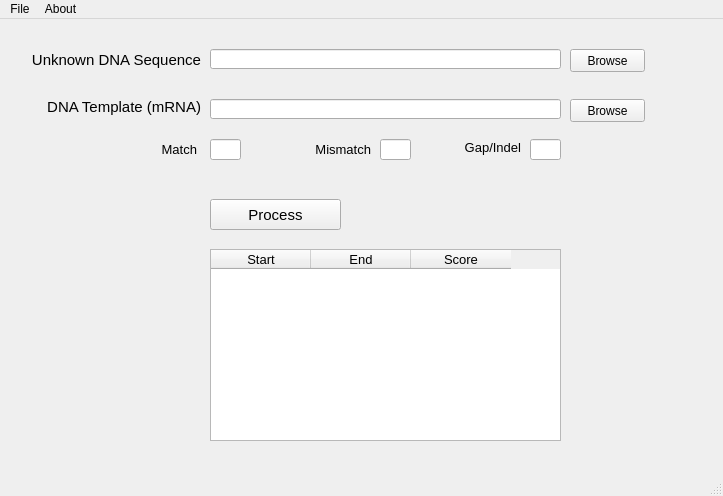
<?xml version="1.0" encoding="UTF-8"?>
<ui version="4.0">
 <class>MainWindow</class>
 <widget class="QMainWindow" name="MainWindow">
  <property name="geometry">
   <rect>
    <x>0</x>
    <y>0</y>
    <width>723</width>
    <height>496</height>
   </rect>
  </property>
  <property name="windowTitle">
   <string>Gene Prediction by Similarity Approach</string>
  </property>
  <widget class="QWidget" name="centralwidget">
   <widget class="QPushButton" name="btn_browseUnknownDNA_file">
    <property name="geometry">
     <rect>
      <x>570</x>
      <y>30</y>
      <width>75</width>
      <height>23</height>
     </rect>
    </property>
    <property name="font">
     <font>
      <pointsize>9</pointsize>
     </font>
    </property>
    <property name="text">
     <string>Browse</string>
    </property>
   </widget>
   <widget class="QLabel" name="label">
    <property name="geometry">
     <rect>
      <x>30</x>
      <y>30</y>
      <width>171</width>
      <height>21</height>
     </rect>
    </property>
    <property name="font">
     <font>
      <pointsize>11</pointsize>
     </font>
    </property>
    <property name="text">
     <string>Unknown DNA Sequence</string>
    </property>
    <property name="alignment">
     <set>Qt::AlignRight|Qt::AlignTrailing|Qt::AlignVCenter</set>
    </property>
   </widget>
   <widget class="QLabel" name="label_2">
    <property name="geometry">
     <rect>
      <x>40</x>
      <y>80</y>
      <width>161</width>
      <height>16</height>
     </rect>
    </property>
    <property name="font">
     <font>
      <pointsize>11</pointsize>
     </font>
    </property>
    <property name="text">
     <string>DNA Template (mRNA)</string>
    </property>
    <property name="alignment">
     <set>Qt::AlignRight|Qt::AlignTrailing|Qt::AlignVCenter</set>
    </property>
   </widget>
   <widget class="QLineEdit" name="txt_UnknownDNAS_path">
    <property name="geometry">
     <rect>
      <x>210</x>
      <y>30</y>
      <width>351</width>
      <height>20</height>
     </rect>
    </property>
    <property name="font">
     <font>
      <pointsize>9</pointsize>
     </font>
    </property>
   </widget>
   <widget class="QLineEdit" name="txt_mRNA_path">
    <property name="geometry">
     <rect>
      <x>210</x>
      <y>80</y>
      <width>351</width>
      <height>20</height>
     </rect>
    </property>
    <property name="font">
     <font>
      <pointsize>9</pointsize>
     </font>
    </property>
   </widget>
   <widget class="QPushButton" name="btn_browseDNATemplate_file">
    <property name="geometry">
     <rect>
      <x>570</x>
      <y>80</y>
      <width>75</width>
      <height>23</height>
     </rect>
    </property>
    <property name="font">
     <font>
      <pointsize>9</pointsize>
     </font>
    </property>
    <property name="text">
     <string>Browse</string>
    </property>
   </widget>
   <widget class="QPushButton" name="btn_process">
    <property name="geometry">
     <rect>
      <x>210</x>
      <y>180</y>
      <width>131</width>
      <height>31</height>
     </rect>
    </property>
    <property name="font">
     <font>
      <pointsize>11</pointsize>
     </font>
    </property>
    <property name="text">
     <string>Process</string>
    </property>
   </widget>
   <widget class="QTableWidget" name="tbl_result">
    <property name="geometry">
     <rect>
      <x>210</x>
      <y>230</y>
      <width>351</width>
      <height>192</height>
     </rect>
    </property>
    <property name="font">
     <font>
      <pointsize>10</pointsize>
     </font>
    </property>
    <attribute name="horizontalHeaderCascadingSectionResizes">
     <bool>false</bool>
    </attribute>
    <attribute name="horizontalHeaderStretchLastSection">
     <bool>false</bool>
    </attribute>
    <attribute name="verticalHeaderVisible">
     <bool>false</bool>
    </attribute>
    <column>
     <property name="text">
      <string>Start</string>
     </property>
    </column>
    <column>
     <property name="text">
      <string>End</string>
     </property>
    </column>
    <column>
     <property name="text">
      <string>Score</string>
     </property>
    </column>
   </widget>
   <widget class="QLabel" name="label_3">
    <property name="geometry">
     <rect>
      <x>156</x>
      <y>120</y>
      <width>41</width>
      <height>20</height>
     </rect>
    </property>
    <property name="font">
     <font>
      <pointsize>10</pointsize>
     </font>
    </property>
    <property name="text">
     <string>Match</string>
    </property>
    <property name="alignment">
     <set>Qt::AlignRight|Qt::AlignTrailing|Qt::AlignVCenter</set>
    </property>
   </widget>
   <widget class="QLineEdit" name="txt_match">
    <property name="geometry">
     <rect>
      <x>210</x>
      <y>120</y>
      <width>31</width>
      <height>21</height>
     </rect>
    </property>
   </widget>
   <widget class="QLabel" name="label_4">
    <property name="geometry">
     <rect>
      <x>310</x>
      <y>120</y>
      <width>61</width>
      <height>20</height>
     </rect>
    </property>
    <property name="font">
     <font>
      <pointsize>10</pointsize>
     </font>
    </property>
    <property name="text">
     <string>Mismatch</string>
    </property>
    <property name="alignment">
     <set>Qt::AlignRight|Qt::AlignTrailing|Qt::AlignVCenter</set>
    </property>
   </widget>
   <widget class="QLabel" name="label_5">
    <property name="geometry">
     <rect>
      <x>460</x>
      <y>120</y>
      <width>61</width>
      <height>16</height>
     </rect>
    </property>
    <property name="font">
     <font>
      <pointsize>10</pointsize>
     </font>
    </property>
    <property name="text">
     <string>Gap/Indel</string>
    </property>
    <property name="alignment">
     <set>Qt::AlignRight|Qt::AlignTrailing|Qt::AlignVCenter</set>
    </property>
   </widget>
   <widget class="QLineEdit" name="txt_mismatch">
    <property name="geometry">
     <rect>
      <x>380</x>
      <y>120</y>
      <width>31</width>
      <height>21</height>
     </rect>
    </property>
   </widget>
   <widget class="QLineEdit" name="txt_gap">
    <property name="geometry">
     <rect>
      <x>530</x>
      <y>120</y>
      <width>31</width>
      <height>21</height>
     </rect>
    </property>
   </widget>
  </widget>
  <widget class="QMenuBar" name="menubar">
   <property name="geometry">
    <rect>
     <x>0</x>
     <y>0</y>
     <width>723</width>
     <height>20</height>
    </rect>
   </property>
   <widget class="QMenu" name="menuGene_Prediction_by_Similarity_Approach">
    <property name="title">
     <string>File</string>
    </property>
   </widget>
   <widget class="QMenu" name="menuAbout">
    <property name="title">
     <string>About</string>
    </property>
   </widget>
   <addaction name="menuGene_Prediction_by_Similarity_Approach"/>
   <addaction name="menuAbout"/>
  </widget>
  <widget class="QStatusBar" name="statusbar"/>
 </widget>
 <resources/>
 <connections/>
</ui>
